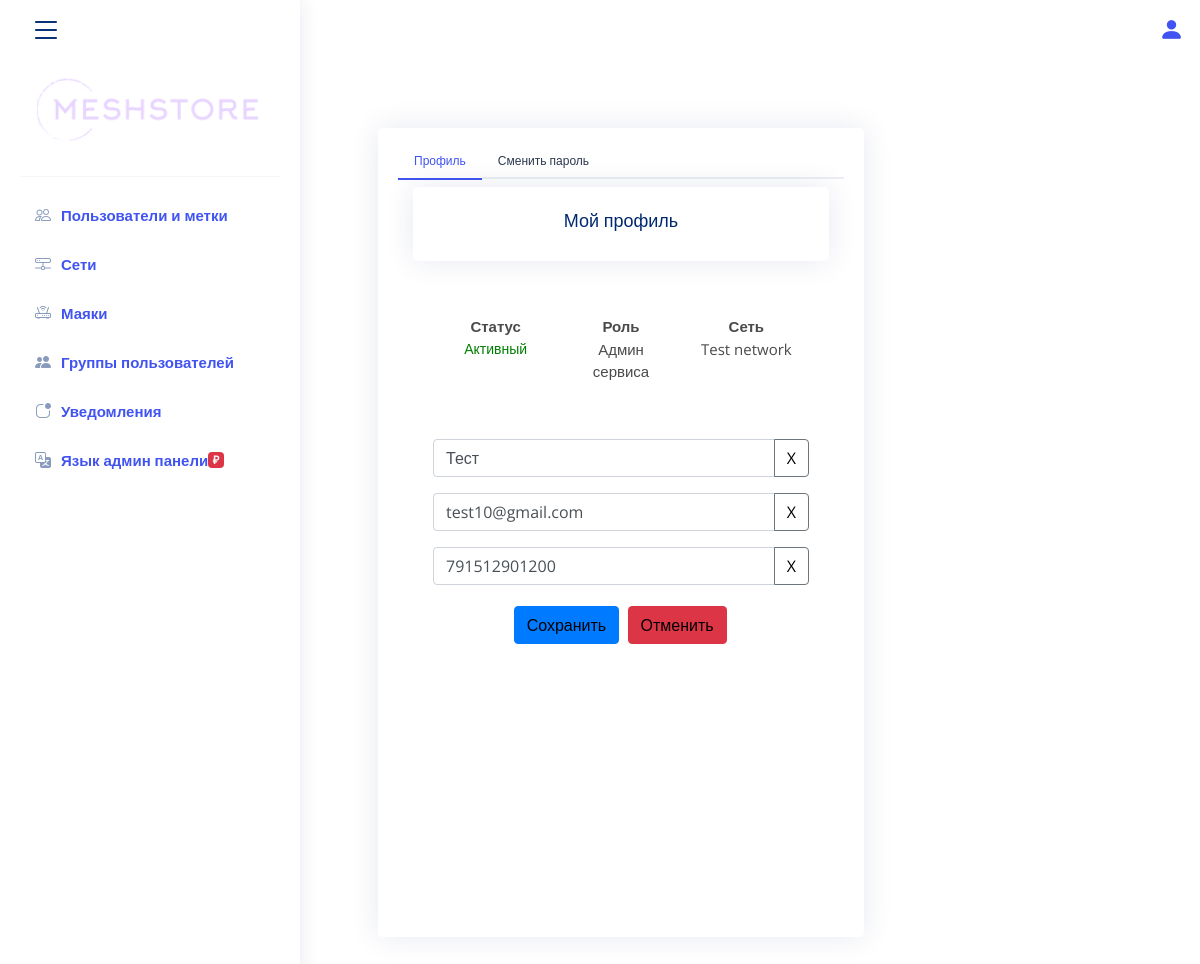
The app's page /profile (signed in) with its own data.
### app/models.py (models this page shows, shortened)
class Groups(UserMixin, db.Model):
    id = db.Column(db.Integer, primary_key=True)  # primary keys are required by SQLAlchemy
    name = db.Column(db.String(100))

class User(UserMixin, db.Model):
    id = db.Column(db.Integer, primary_key=True)  # primary keys are required by SQLAlchemy
    email = db.Column(db.String(100), unique=True)
    phone = db.Column(db.String(100), unique=True)
    password = db.Column(db.String(100))
    name = db.Column(db.String(100))
    token = db.Column(db.String(256))
    status = db.Column(db.String(10), default='active')
    role = db.Column(db.Integer)
    registered = db.Column(db.Integer)
    group = db.Column(db.Integer)
    confirmed = db.Column(db.Integer, default=0)
    tag = db.Column(db.String(256))

### app/auth.py (the view)
@auth.route('/profile')
def profile():
    user = {
        'name': current_user.name,
        'email': current_user.email,
        'phone': current_user.phone,
        'phone_confirmed': current_user.confirmed,
        'status': 'Активный' if current_user.status == 'active' else 'Заблокирован',
        'role': 'Пользователь' if current_user.role == 0 else f'Админ сети {Groups.query.filter_by(id=current_user.group).first().name}' if current_user.role == 1 else 'Админ сервиса',
        'group': Groups.query.filter_by(id=current_user.group).first().name,
    }
    return render_template('profile.html', user=user)

### app/templates/profile.html (shortened to what this page needs)
{% extends "base.html" %}
{% block content %}
    <div class="pagetitle">
        <section class="section profile">
            <div class="row">
                <div class="col-xl-8">
                    <div class="card">
                        <div class="card-body pt-3">
                            <ul class="nav nav-tabs nav-tabs-bordered">
                                <li class="nav-item">
                                    <button class="nav-link active" data-bs-toggle="tab"
                                            data-bs-target="#profile-overview">
                                        Профиль
                                    </button>
                                </li>
                                <li class="nav-item">
                                    <button class="nav-link" data-bs-toggle="tab"
                                            data-bs-target="#profile-change-password">
                                        Сменить пароль
                                    </button>
                                </li>
                            </ul>
                            <div class="tab-content pt-2">
                                <div class="tab-pane fade show active profile-overview" id="profile-overview">
                                    <div class="col-xl-12">
                                        <div class="card">
                                            <div class="card-title">
                                                Мой профиль
                                            </div>
                                        </div>
                                        <form method="post" action="{{ url_for('auth.edit_profile') }}">
                                            <div class="card-body profile-card pt-4 d-flex flex-column align-items-center">
                                                <div class="row" style="min-width: 100%">
                                                    <div class="col-xl-12">
                                                        <div class="row">
                                                            <div class="col-xl-4">
                                                                <b>Статус</b>
                                                                <p {% if current_user.status!='blocked' %}
                                                                    style="color:green; font-size: 14px" {% else %}
                                                                    style="color:orangered; font-size: 14px"{% endif %}>{{ user.status }}</p>
                                                            </div>
                                                            <div class="col-xl-4">
                                                                <b>Роль</b>
                                                                <p>{{ user.role }}</p>
                                                            </div>
                                                            <div class="col-xl-4">
                                                                <b>Сеть</b>
                                                                <p>{{ user.group }}</p>
                                                            </div>
                                                        </div>
                                                    </div>
                                                </div>
                                                <div class="input-group mb-3">
                                                    <input type="text" class="form-control" value="{{ user.name }}"
                                                           aria-describedby="button-addon1" id="addon1" name="name">
                                                    <div class="input-group-append">
                                                        <button class="btn btn-outline-secondary" type="button"
                                                                id="button-addon1">X
                                                        </button>
                                                    </div>
                                                </div>
                                                <div class="input-group mb-3">
                                                    <input type="email" class="form-control" value="{{ user.email }}"
                                                           aria-describedby="button-addon2" id="addon2" name="email">
                                                    <div class="input-group-append">
                                                        <button class="btn btn-outline-secondary" type="button"
                                                                id="button-addon2">X
                                                        </button>
                                                    </div>
                                                </div>
                                                <div class="input-group mb-3">
                                                    <input type="text" class="form-control" value="{{ user.phone }}"
                                                           aria-describedby="button-addon3" id="addon3" name="phone"
                                                           data-phone-pattern>
                                                    <div class="input-group-append">
                                                        <button class="btn btn-outline-secondary" type="button"
                                                                id="button-addon3">X
                                                        </button>
                                                    </div>
                                                </div>
                                                <div class="row">
                                                    <div style="padding:5px" class="col-xl-6">
                                                        <button type="submit"
                                                                class="btn btn-primary">Сохранить
                                                        </button>
                                                    </div>
                                                    <div style="padding:5px" class="col-xl-6">
                                                        <a href="/profile"
                                                           class="btn btn-danger">Отменить</a>
                                                    </div>
                                                </div>
                                            </div>
                                        </form>
                                    </div>
                                </div>
                            </div>
                        </div>
                    </div>
                </div>
            </div>
        </section>
    </div>
{% endblock %}

### app/static/css/style.css (style rules this page uses)
:root { scroll-behavior: smooth; }
body { font-family: "Open Sans", sans-serif; background: #f6f9ff; color: #444444; }
a { color: #4154f1; text-decoration: none; }
.pagetitle { margin-bottom: 10px; }
.card { margin-bottom: 30px; border: none; border-radius: 5px; box-shadow: 0px 0 30px rgba(1, 41, 112, 0.1); }
.card-title { padding: 20px 0 15px 0; font-size: 18px; font-weight: 500; color: #012970; font-family: "Poppins", sans-serif; }
.card-body { padding: 0 20px 20px 20px; }
.nav-tabs-bordered { border-bottom: 2px solid #ebeef4; }
.nav-tabs-bordered .nav-link { margin-bottom: -2px; border: none; color: #2c384e; }
.nav-tabs-bordered .nav-link.active { background-color: #fff; color: #4154f1; border-bottom: 2px solid #4154f1; }
.profile .profile-overview .row { margin-bottom: 20px; font-size: 15px; }
.profile .profile-overview .card-title { color: #012970; }

### app/templates/base.html (style rules this page uses)
body { font-size: 12px !important; background-color: #fff; }
a { color: #ffffff }
.btn { color: #000 !important; }
a { color: #4154f1 !important; text-decoration: none; }
.row { text-align: center !important; }

### records on screen
Groups: group "Test network"
User: name "Тест", email "test10@gmail.com", phone "791512901200"

### other values on screen
{{ user.status }} "Активный"
{{ user.role }} "Админ сервиса"
